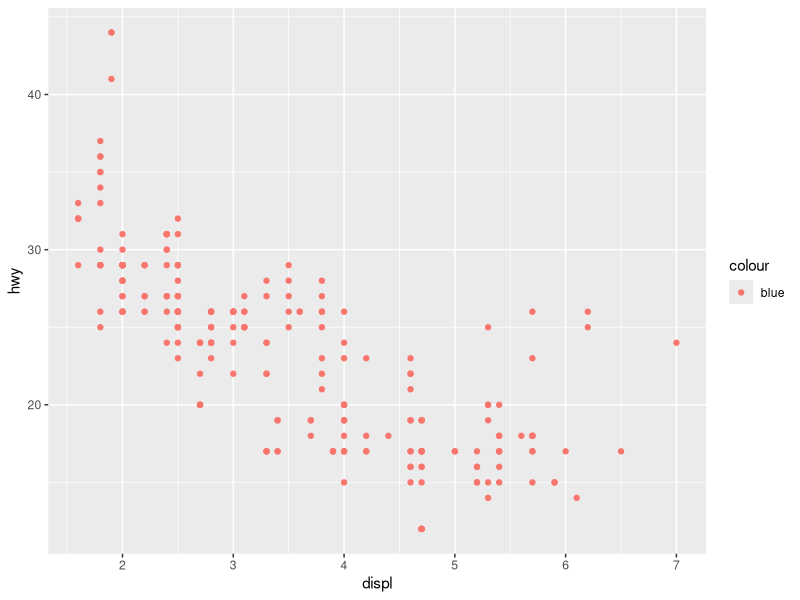
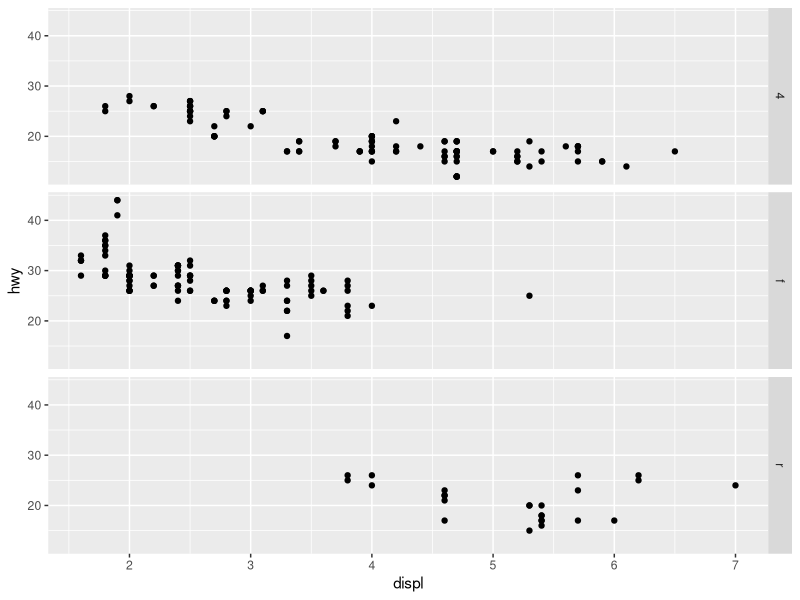
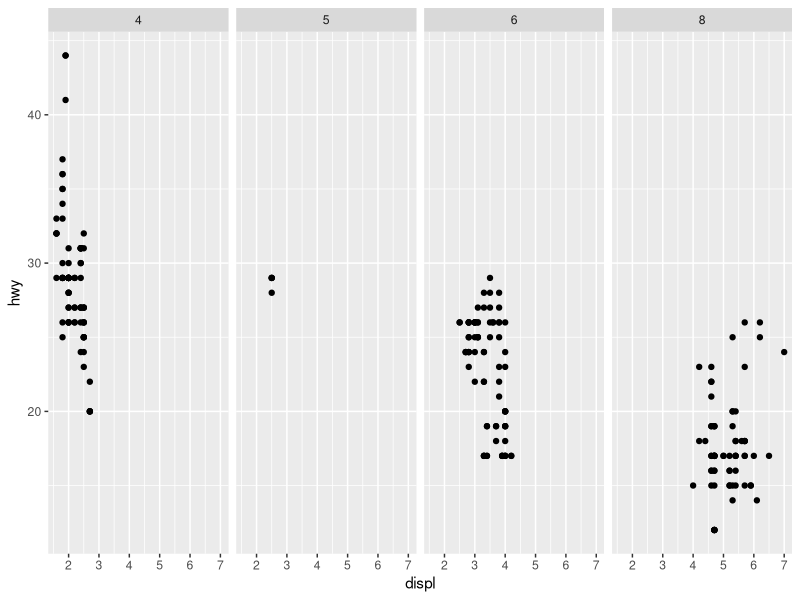
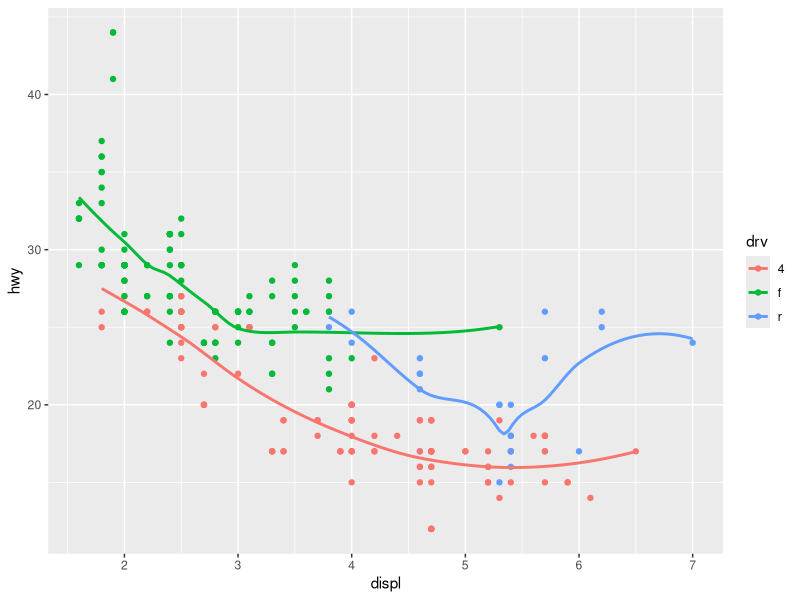
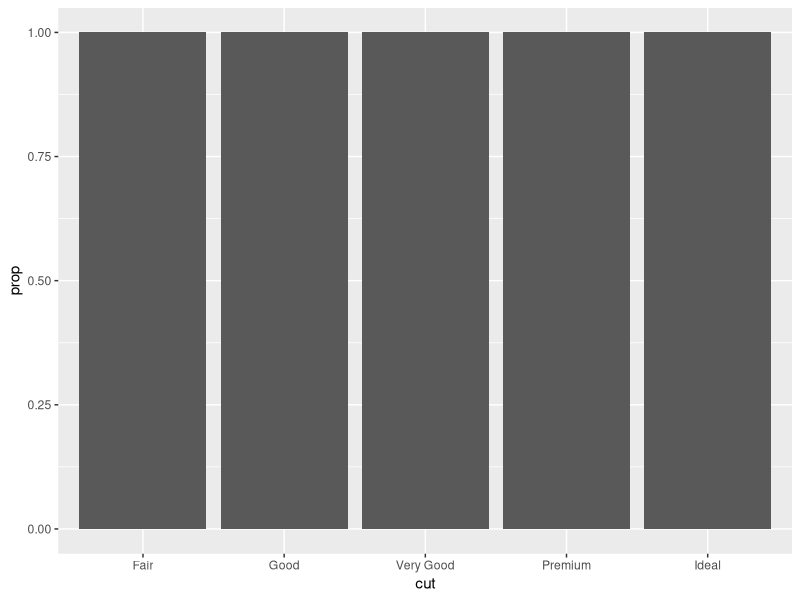
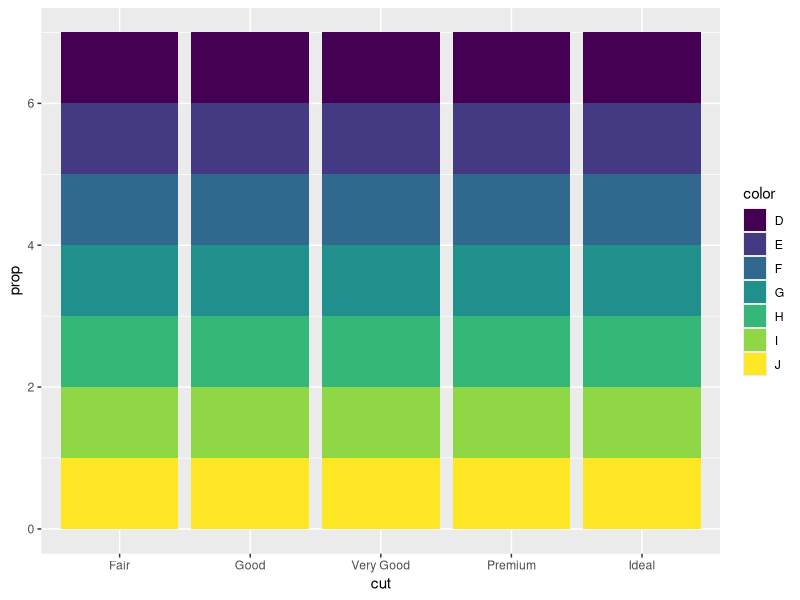
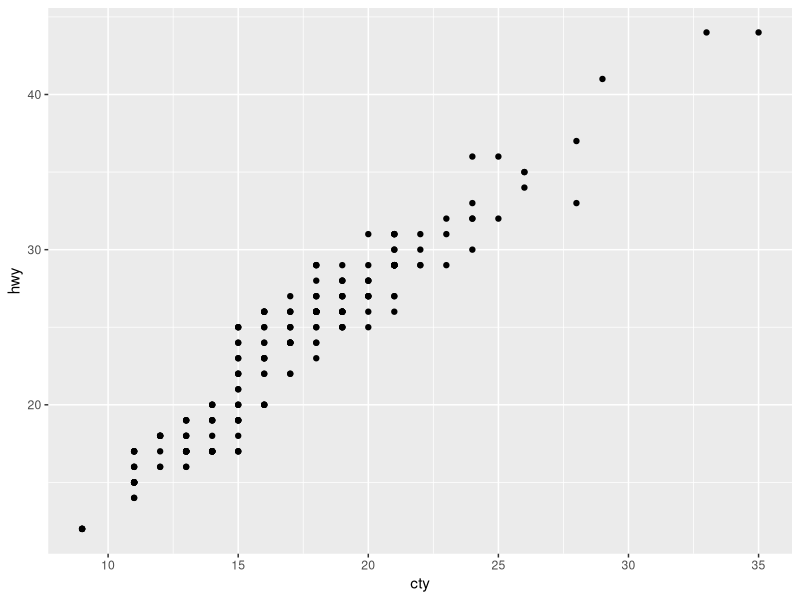

Source code (R) for these figures, in order:
## ---- chunk 1
knitr::opts_chunk$set(echo = TRUE)
library(tidyverse)
## ---- chunk 2
ggplot(data = mpg) + 
  geom_point(mapping = aes(x = displ, y = hwy, color = "blue"))
## ---- chunk 3
ggplot(data = mpg) + 
  geom_point(mapping = aes(x = displ, y = hwy)) +
  facet_grid(drv ~ .)

ggplot(data = mpg) + 
  geom_point(mapping = aes(x = displ, y = hwy)) +
  facet_grid(. ~ cyl)
## ---- chunk 4
ggplot(data = mpg, mapping = aes(x = displ, y = hwy, color = drv)) + 
  geom_point() + 
  geom_smooth(se = FALSE)
## ---- chunk 5
ggplot(data = diamonds) + 
  geom_bar(mapping = aes(x = cut, y = ..prop..))
ggplot(data = diamonds) + 
  geom_bar(mapping = aes(x = cut, fill = color, y = ..prop..))
## ---- chunk 6
ggplot(data = mpg, mapping = aes(x = cty, y = hwy)) + 
  geom_point()
## ---- chunk 7

